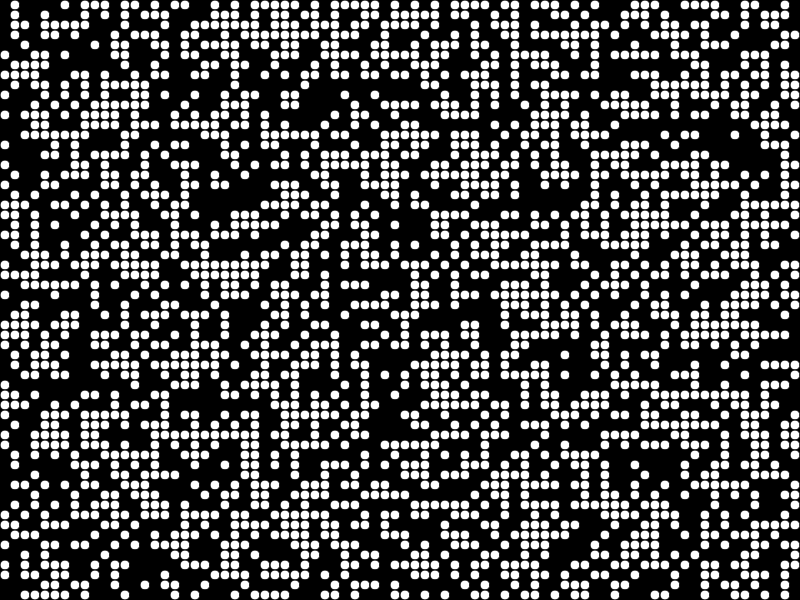
Frame 1 (no input)
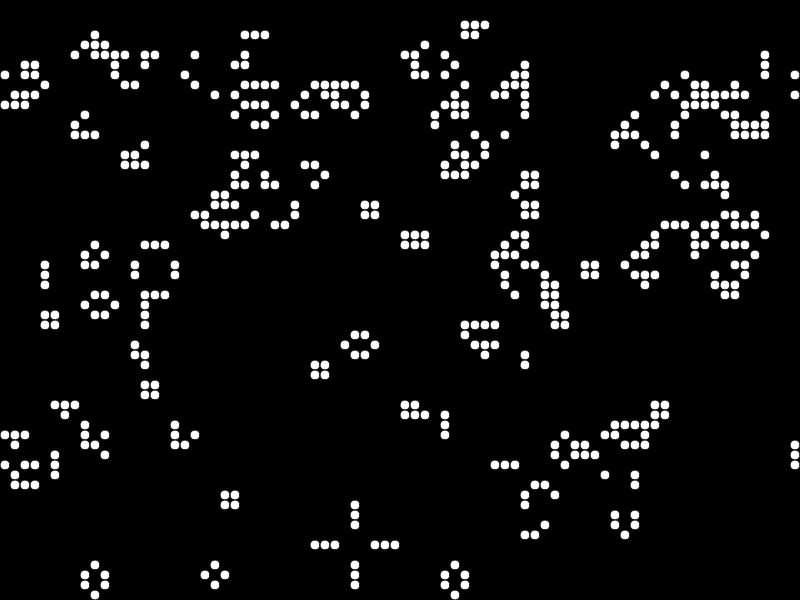
Frame 60 (no input)
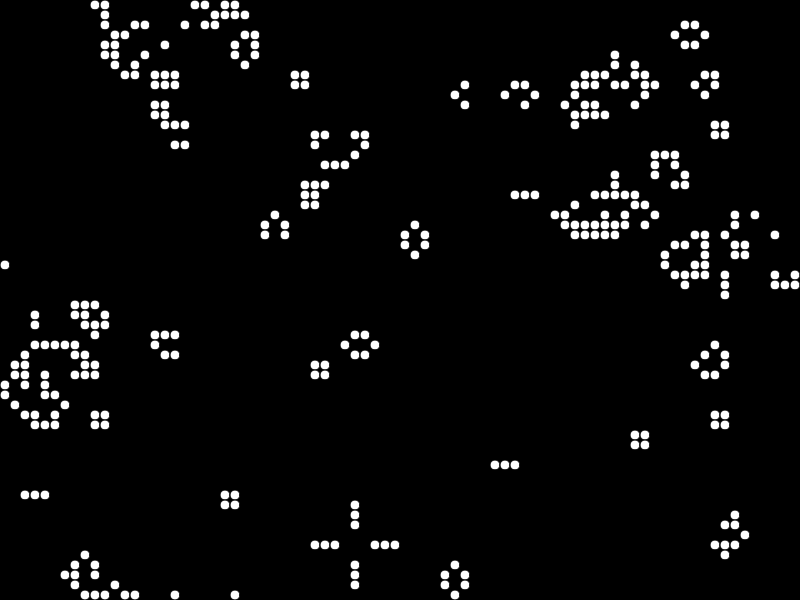
Frame 120 (the mouse pressed at the canvas centre since frame 60)

The p5.js sketch that drew these frames (run headless with seeded random() and noise() and a simulated clock; from frame 60 on, the mouse is pressed at the canvas centre):

// p5.js sketch
// ── sketch.js
// Nature of Code 
// Experiments and exercises from Dan Shipman's Nature of Code
// 17 Game of Life

/***** ***** ***** ***** ***** ***** ***** ***** ***** *****/

function make2DArray(cols, rows) {
  let arr = new Array(cols);
  for (let i=0; i < arr.length; i++) {
    arr[i] = new Array(rows);
  }
  return arr;
}

/***** ***** ***** ***** ***** ***** ***** ***** ***** *****/

function keyPressed() {
  if (key == "l") { print("hello"); }
}

function mousePressed() {
}

let grid, next;
let cell = 10;
let rows, cols;
let land = [];
let dx; // dx = dx ? 0 : 1;

function setup() {
  createCanvas(800, 600);
  rows = floor(height / cell);
  cols = floor(width / cell);
  
  grid = make2DArray(cols, rows);
  next = make2DArray(cols, rows);
  land.push( make2DArray(cols, rows) );
  land.push( make2DArray(cols, rows) );
  dx = 0;
  for (let i=0; i < cols; i++) {
    for (let j=0; j < rows; j++) {
      grid[i][j] = floor(random(2));
      land[dx][i][j] = floor(random(2));
    }
  }
  ellipseMode(CORNER);
}

function countNeighbors(g, ci, ri) {
  let c, r, cnt;
  cnt = 0;
  for (let i=-1; i < 2; i++) {
    c = (i+ci+cols) % cols;
    for (let j=-1; j < 2; j++) {
      r = (j+ri+rows) % rows;
      cnt += g[c][r];
    }
  }
  cnt -= g[ci][ri];
  return cnt;
}

function countNeigh(g, dx, ci, ri) {
  let c, r, cnt;
  cnt = 0;
  for (let i=-1; i < 2; i++) {
    c = (i+ci+cols) % cols;
    for (let j=-1; j < 2; j++) {
      r = (j+ri+rows) % rows;
      cnt += g[dx][c][r];
    }
  }
  cnt -= g[dx][ci][ri];
  return cnt;
}

function draw() {
  background(0);

  for (let i=0; i < cols; i++) {
    for (let j=0; j < rows; j++) {
      //if (grid[i][j]) {
      if (land[dx][i][j]) {
        fill(255);
      }
      else { fill(0); }
      //rect(i*cell, j*cell, cell, cell);
      circle(i*cell, j*cell, cell);
    }
  }

  // compute next
  let cnt;
  let nx = dx ? 0 : 1;
  for (let i=0; i < cols; i++) {
    for (let j=0; j < rows; j++) {
      cnt = countNeigh(land, dx, i, j);
      if (land[dx][i][j]==0 && cnt == 3) land[nx][i][j] = 1;
      else if (land[dx][i][j] ==1 & (cnt < 2 || cnt > 3)) { land[nx][i][j] = 0; }
      else { land[nx][i][j] = land[dx][i][j]; }
    }
  }
  dx = nx;

  // compute next
  let neigh;
  for (let i=0; i < cols; i++) {
    for (let j=0; j < rows; j++) {
      neigh = countNeighbors(grid, i, j);
      if (grid[i][j]==0 && neigh == 3) next[i][j] = 1;
      else if (grid[i][j] ==1 & (neigh < 2 || neigh > 3)) { next[i][j] = 0; }
      else { next[i][j] = grid[i][j]; }
    }
  }

  // copy next to display
  for (let i=0; i < cols; i++) {
    for (let j=0; j < rows; j++) {
      grid[i][j] = next[i][j];
    }
  }
}
